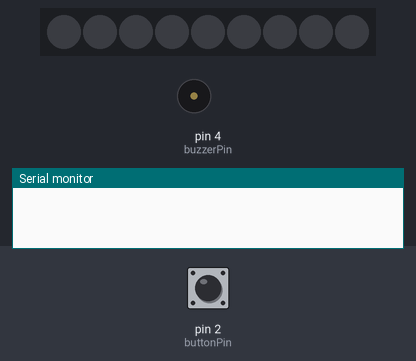
The sketch below on a simulated Arduino Uno, built with avr-gcc and run on an emulated ATmega328P. Parts: 9 RGB LEDs in strip order, left to right, buzzer (waves = sounding), the last lines printed to the serial monitor. The test bench sets the inputs (shaded band); at power-on: pin 2 (buttonPin) LOW. Dim RGB values are drawn brighter than linear; random numbers use the default seed unless the sketch sets one.

Above: at 1.4 s.
1.5 s: pin 2 (buttonPin) pulled HIGH for 0.35 s
At 6.1 s:
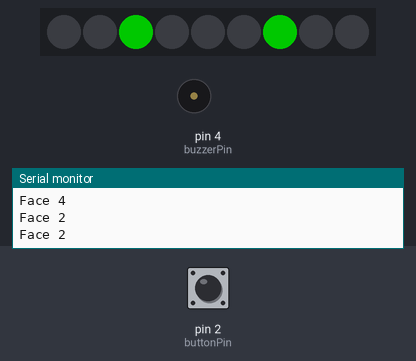
6.3 s: pin 2 (buttonPin) pulled HIGH for 1 s
At 8.4 s:
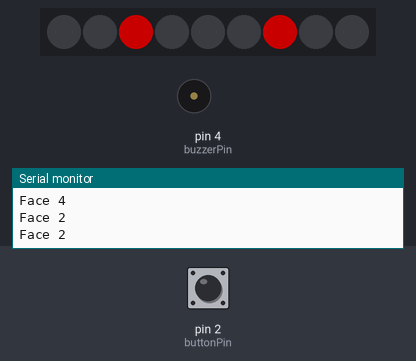
10.3 s: pin 2 (buttonPin) pulled HIGH for 1 s
At 20.0 s:
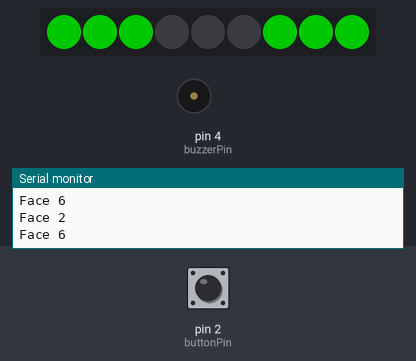
Timing chart, 0 to 21.5 s (numbered marks = the images above; inputs shaded):
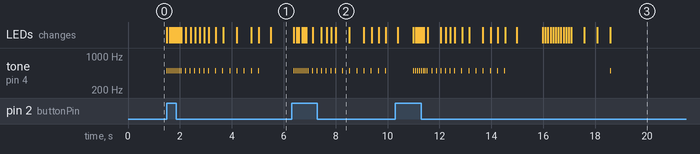

Measured:
- after the input at 1.5 s, tone on pin 4 (buzzerPin): goes 7 × (500 Hz 0.03 s, silent 0.05 s), 6 × (500 Hz 0.03 s, silent 0.15 s), 7 × (500 Hz 0.03 s, silent 0.25 s), 500 Hz 0.03 s, then silent, starting at once; the LEDs: first change at once (image 1 shows a later state)
- after the input at 6.3 s, tone on pin 4 (buzzerPin): goes 7 × (500 Hz 0.03 s, silent 0.05 s), 6 × (500 Hz 0.03 s, silent 0.15 s), 7 × (500 Hz 0.03 s, silent 0.25 s), 500 Hz 0.03 s, then silent, starting after 0.09 s; the LEDs: first change after 0.09 s (image 2 shows a later state)
- after the input at 10.3 s, tone on pin 4 (buzzerPin): goes 7 × (500 Hz 0.03 s, silent 0.05 s), 6 × (500 Hz 0.03 s, silent 0.15 s), 7 × (500 Hz 0.03 s, silent 0.25 s), 500 Hz 0.03 s, silent 4.1 s, 500 Hz 0.03 s, then silent, starting after 0.69 s
- what the display in image 2 shows lasts 0.5 s, from 8.0 s to 8.5 s

The sketch:

De-4-v-1.ino
```cpp
/*
 *       Matthis Sanier
 *       De-4-v-1
 *       Affiche une des faces d’une manière aléatoire
 *
 *       carte arduino, afficheur NeoPixel
 *
 *       04/10/2024 De-3-v-2
*/
#include <Adafruit_NeoPixel.h>
#ifdef __AVR__
#include <avr/power.h>
#endif
#define PIN    6
#define NUMPIXELS  9
#define NOTE_C4 500
Adafruit_NeoPixel pixels(NUMPIXELS, PIN, NEO_GRB + NEO_KHZ800);

const int buttonPin = 2;
int buttonState = 0;

long randNumber;
long RandomValuePixel;

int mode = 0;

int buzzerPin = 4;

int melody[] = {
  NOTE_C4,
};

int noteDurations[] = {
  4
};
void RandomValue() {
  buttonState = digitalRead(buttonPin);
  if (buttonState == HIGH) {
   randNumber = random(1, 7);
   ScrollEffect();
   ScrollEffect2();
   ScrollEffect3();
   delay (200);
   return randNumber;
  }
}

void ScrollEffect() {
  unsigned long startTime = millis();
  while (millis() - startTime < 500) {
    int randomChiffre = random(1, 7);
    if (randomChiffre == 1) {
      ChiffreFonct1();
      sond();
    }
    else if (randomChiffre == 2) {
      ChiffreFonct2();
      sond();
    }
    else if (randomChiffre == 3) {
      ChiffreFonct3();
      sond();
    }
    else if (randomChiffre == 4) {
      ChiffreFonct4();
      sond();
    }
    else if (randomChiffre == 5) {
      ChiffreFonct5();
      sond();
    }
    else if (randomChiffre == 6) {
      ChiffreFonct6();
      sond();
    }
    delay(50);
    pixels.clear();
  }
}
void ScrollEffect2() {
  unsigned long startTime = millis();
  while (millis() - startTime < 1000) {
    int randomChiffre = random(1, 7);
    if (randomChiffre == 1) {
      ChiffreFonct1();
      sond();
    }
    else if (randomChiffre == 2) {
      ChiffreFonct2();
      sond();
    }
    else if (randomChiffre == 3) {
      ChiffreFonct3();
      sond();
    }
    else if (randomChiffre == 4) {
      ChiffreFonct4();
      sond();
    }
    else if (randomChiffre == 5) {
      ChiffreFonct5();
      sond();
    }
    else if (randomChiffre == 6) {
      ChiffreFonct6();
      sond();
    }
    delay(150);
    pixels.clear();
  }
}
void ScrollEffect3() {
  unsigned long startTime = millis();
  while (millis() - startTime < 2000) {
    int randomChiffre = random(1, 7);
    if (randomChiffre == 1) {
      ChiffreFonct1();
      sond();
    }
    else if (randomChiffre == 2) {
      ChiffreFonct2();
      sond();
    }
    else if (randomChiffre == 3) {
      ChiffreFonct3();
      sond();
    }
    else if (randomChiffre == 4) {
      ChiffreFonct4();
      sond();
    }
    else if (randomChiffre == 5) {
      ChiffreFonct5();
      sond();
    }
    else if (randomChiffre == 6) {
      ChiffreFonct6();
      sond();
    }
    delay(250);
    pixels.clear();
  }
}
void ChiffreFonct1() {
  pixels.clear();
  Serial.println("Face 1");
  pixels.setPixelColor(4, pixels.Color(100, 0, 0));
  pixels.show();
}

void ChiffreFonct2() {
  pixels.clear();
  Serial.println("Face 2");
  pixels.setPixelColor(2, pixels.Color(100, 0, 0));
  pixels.setPixelColor(6, pixels.Color(100, 0, 0));
  pixels.show();
}

void ChiffreFonct3() {
  pixels.clear();
  Serial.println("Face 3");
  pixels.setPixelColor(2, pixels.Color(100, 0, 0));
  pixels.setPixelColor(4, pixels.Color(100, 0, 0));
  pixels.setPixelColor(6, pixels.Color(100, 0, 0));
  pixels.show();
}

void ChiffreFonct4() {
  pixels.clear();
  Serial.println("Face 4");
  pixels.setPixelColor(0, pixels.Color(100, 0, 0));
  pixels.setPixelColor(2, pixels.Color(100, 0, 0));
  pixels.setPixelColor(6, pixels.Color(100, 0, 0));
  pixels.setPixelColor(8, pixels.Color(100, 0, 0));
  pixels.show();
}

void ChiffreFonct5() {
  pixels.clear();
  Serial.println("Face 5");
  pixels.setPixelColor(0, pixels.Color(100, 0, 0));
  pixels.setPixelColor(2, pixels.Color(100, 0, 0));
  pixels.setPixelColor(4, pixels.Color(100, 0, 0));
  pixels.setPixelColor(6, pixels.Color(100, 0, 0));
  pixels.setPixelColor(8, pixels.Color(100, 0, 0));
  pixels.show();
}

void ChiffreFonct6() {
  pixels.clear();
  Serial.println("Face 6");
  pixels.setPixelColor(0, pixels.Color(100, 0, 0));
  pixels.setPixelColor(1, pixels.Color(100, 0, 0));
  pixels.setPixelColor(2, pixels.Color(100, 0, 0));
  pixels.setPixelColor(6, pixels.Color(100, 0, 0));
  pixels.setPixelColor(7, pixels.Color(100, 0, 0));
  pixels.setPixelColor(8, pixels.Color(100, 0, 0));
  pixels.show();
}

void Chiffre1() {
  pixels.clear();
  Serial.println("Face 1");
  pixels.setPixelColor(4, pixels.Color(0, 100, 0));
  pixels.show();
  delay(300);
  randNumber = 0;
}
void Chiffre2() {
  pixels.clear();
  Serial.println("Face 2");
  pixels.setPixelColor(2, pixels.Color(0, 100, 0));
  pixels.setPixelColor(6, pixels.Color(0, 100, 0));
  pixels.show();
  delay(300);
  randNumber = 0;
}
void Chiffre3() {
  pixels.clear();
  Serial.println("Face 3");
  pixels.clear();
  pixels.setPixelColor(2, pixels.Color(0, 100, 0));
  pixels.setPixelColor(4, pixels.Color(0, 100, 0));
  pixels.setPixelColor(6, pixels.Color(0, 100, 0));
  pixels.show();
  delay(300);
  randNumber = 0;
}
void Chiffre4() {
  pixels.clear();
  Serial.println("Face 4");
  pixels.setPixelColor(0, pixels.Color(0, 100, 0));
  pixels.setPixelColor(2, pixels.Color(0, 100, 0));
  pixels.setPixelColor(6, pixels.Color(0, 100, 0));
  pixels.setPixelColor(8, pixels.Color(0, 100, 0));
  pixels.show();
  delay(300);
  randNumber = 0;
}
void Chiffre5() {
  pixels.clear();
  Serial.println("Face 5");
  pixels.setPixelColor(0, pixels.Color(0, 100, 0));
  pixels.setPixelColor(2, pixels.Color(0, 100, 0));
  pixels.setPixelColor(4, pixels.Color(0, 100, 0));
  pixels.setPixelColor(6, pixels.Color(0, 100, 0));
  pixels.setPixelColor(8, pixels.Color(0, 100, 0));
  pixels.show();
  delay(300);
  randNumber = 0;
}
void Chiffre6() {
  pixels.clear();
  Serial.println("Face 6");
  pixels.setPixelColor(0, pixels.Color(0, 100, 0));
  pixels.setPixelColor(1, pixels.Color(0, 100, 0));
  pixels.setPixelColor(2, pixels.Color(0, 100, 0));
  pixels.setPixelColor(6, pixels.Color(0, 100, 0));
  pixels.setPixelColor(7, pixels.Color(0, 100, 0));
  pixels.setPixelColor(8, pixels.Color(0, 100, 0));
  pixels.show();
  delay(1000);
  annimation6();
  randNumber = 0;
}

void annimation6() {
  pixels.clear();
  pixels.setPixelColor(0, pixels.Color(0, 100, 0));
  pixels.show();
  delay(100);
  pixels.clear();
  pixels.setPixelColor(1, pixels.Color(0, 100, 0));
  pixels.show();
  delay(100);
  pixels.clear();
  pixels.setPixelColor(2, pixels.Color(0, 100, 0));
  pixels.show();
  delay(100);
  pixels.clear();
  pixels.setPixelColor(6, pixels.Color(0, 100, 0));
  pixels.show();
  delay(100);
  pixels.clear();
  pixels.setPixelColor(7, pixels.Color(0, 100, 0));
  pixels.show();
  delay(100);
  pixels.clear();
  pixels.setPixelColor(8, pixels.Color(0, 100, 0));
  pixels.show();
  delay(100);
  pixels.clear();
  pixels.setPixelColor(7, pixels.Color(0, 100, 0));
  pixels.show();
  delay(100);
  pixels.clear();
  pixels.setPixelColor(6, pixels.Color(0, 100, 0));
  pixels.show();
  delay(100);
  pixels.clear();
  pixels.setPixelColor(2, pixels.Color(0, 100, 0));
  pixels.show();
  delay(100);
  pixels.clear();
  pixels.setPixelColor(1, pixels.Color(0, 100, 0));
  pixels.show();
  delay(100);
  pixels.clear();
  pixels.setPixelColor(0, pixels.Color(0, 100, 0));
  pixels.show();
  delay(100);
  pixels.clear();
  pixels.setPixelColor(0, pixels.Color(0, 100, 0));
  pixels.setPixelColor(1, pixels.Color(0, 100, 0));
  pixels.setPixelColor(2, pixels.Color(0, 100, 0));
  pixels.setPixelColor(4, pixels.Color(0, 100, 0));
  pixels.setPixelColor(6, pixels.Color(0, 100, 0));
  pixels.setPixelColor(7, pixels.Color(0, 100, 0));
  pixels.setPixelColor(8, pixels.Color(0, 100, 0));
  pixels.show();
  delay(500);
  pixels.clear();
  pixels.setPixelColor(0, pixels.Color(0, 100, 0));
  pixels.setPixelColor(1, pixels.Color(0, 100, 0));
  pixels.setPixelColor(2, pixels.Color(0, 100, 0));
  pixels.setPixelColor(3, pixels.Color(0, 100, 0));
  pixels.setPixelColor(4, pixels.Color(0, 100, 0));
  pixels.setPixelColor(5, pixels.Color(0, 100, 0));
  pixels.setPixelColor(6, pixels.Color(0, 100, 0));
  pixels.setPixelColor(8, pixels.Color(0, 100, 0));
  pixels.show();
  delay(500);
  pixels.clear();
  pixels.setPixelColor(1, pixels.Color(0, 100, 0));
  pixels.setPixelColor(3, pixels.Color(0, 100, 0));
  pixels.setPixelColor(5, pixels.Color(0, 100, 0));
  pixels.setPixelColor(7, pixels.Color(0, 100, 0));
  pixels.show();
  delay(500);
  pixels.clear();
  pixels.setPixelColor(0, pixels.Color(0, 100, 0));
  pixels.setPixelColor(1, pixels.Color(0, 100, 0));
  pixels.setPixelColor(2, pixels.Color(0, 100, 0));
  pixels.setPixelColor(6, pixels.Color(0, 100, 0));
  pixels.setPixelColor(7, pixels.Color(0, 100, 0));
  pixels.setPixelColor(8, pixels.Color(0, 100, 0));
  pixels.show();
  sond();
}

void sond() {
  for (int thisNote = 0; thisNote < 1; thisNote++) {
  int noteDuration = 1000 / noteDurations[thisNote];
    tone(buzzerPin, melody[thisNote], noteDuration);
  int pauseBetweenNotes = noteDuration * 0.10;
    delay(pauseBetweenNotes);
    noTone(buzzerPin);
  }
}

void setup() {
  pixels.begin();
  pixels.show();
  Serial.begin(9600);
}

void loop() {
  RandomValue();
  if (randNumber == 1) {
      Chiffre1();
    }
    else if (randNumber == 2) {
      Chiffre2();
    }
    else if (randNumber == 3) {
      Chiffre3();
    }
    else if (randNumber == 4) {
      Chiffre4();
    }
    else if (randNumber == 5) {
      Chiffre5();
    }
    else if (randNumber == 6) {
      Chiffre6();
    }
    delay(300);
    pixels.clear();
}
```
